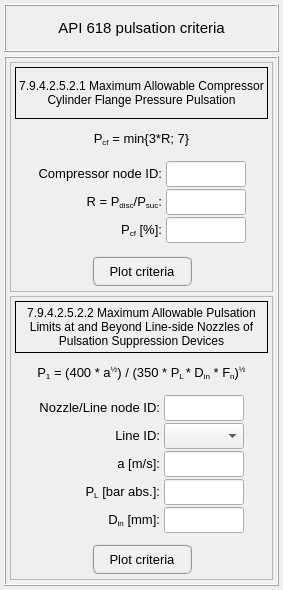
<?xml version="1.0" encoding="UTF-8"?>
<ui version="4.0">
 <class>Form</class>
 <widget class="QWidget" name="Form">
  <property name="geometry">
   <rect>
    <x>0</x>
    <y>0</y>
    <width>283</width>
    <height>590</height>
   </rect>
  </property>
  <property name="windowTitle">
   <string>Form</string>
  </property>
  <layout class="QGridLayout" name="gridLayout">
   <property name="leftMargin">
    <number>4</number>
   </property>
   <property name="topMargin">
    <number>4</number>
   </property>
   <property name="rightMargin">
    <number>4</number>
   </property>
   <property name="bottomMargin">
    <number>4</number>
   </property>
   <property name="verticalSpacing">
    <number>4</number>
   </property>
   <item row="0" column="0">
    <widget class="QFrame" name="frame_title">
     <property name="minimumSize">
      <size>
       <width>0</width>
       <height>48</height>
      </size>
     </property>
     <property name="maximumSize">
      <size>
       <width>16777215</width>
       <height>48</height>
      </size>
     </property>
     <property name="frameShape">
      <enum>QFrame::Box</enum>
     </property>
     <property name="frameShadow">
      <enum>QFrame::Raised</enum>
     </property>
     <layout class="QGridLayout" name="gridLayout_2">
      <item row="0" column="0">
       <widget class="QLabel" name="label">
        <property name="font">
         <font>
          <pointsize>11</pointsize>
          <weight>50</weight>
          <bold>false</bold>
         </font>
        </property>
        <property name="text">
         <string>API 618 pulsation criteria</string>
        </property>
        <property name="alignment">
         <set>Qt::AlignCenter</set>
        </property>
       </widget>
      </item>
     </layout>
    </widget>
   </item>
   <item row="1" column="0">
    <widget class="QFrame" name="frame_main">
     <property name="frameShape">
      <enum>QFrame::Box</enum>
     </property>
     <property name="frameShadow">
      <enum>QFrame::Raised</enum>
     </property>
     <layout class="QGridLayout" name="gridLayout_3">
      <property name="leftMargin">
       <number>4</number>
      </property>
      <property name="topMargin">
       <number>4</number>
      </property>
      <property name="rightMargin">
       <number>4</number>
      </property>
      <property name="bottomMargin">
       <number>4</number>
      </property>
      <property name="spacing">
       <number>4</number>
      </property>
      <item row="1" column="0">
       <widget class="QFrame" name="frame_14">
        <property name="frameShape">
         <enum>QFrame::StyledPanel</enum>
        </property>
        <property name="frameShadow">
         <enum>QFrame::Raised</enum>
        </property>
        <layout class="QGridLayout" name="gridLayout_9">
         <property name="leftMargin">
          <number>4</number>
         </property>
         <property name="topMargin">
          <number>4</number>
         </property>
         <property name="rightMargin">
          <number>4</number>
         </property>
         <property name="bottomMargin">
          <number>0</number>
         </property>
         <property name="spacing">
          <number>4</number>
         </property>
         <item row="1" column="0">
          <widget class="QFrame" name="frame_15">
           <property name="minimumSize">
            <size>
             <width>0</width>
             <height>32</height>
            </size>
           </property>
           <property name="maximumSize">
            <size>
             <width>16777215</width>
             <height>32</height>
            </size>
           </property>
           <property name="frameShape">
            <enum>QFrame::NoFrame</enum>
           </property>
           <property name="frameShadow">
            <enum>QFrame::Raised</enum>
           </property>
           <layout class="QGridLayout" name="gridLayout_10">
            <property name="leftMargin">
             <number>2</number>
            </property>
            <property name="topMargin">
             <number>2</number>
            </property>
            <property name="rightMargin">
             <number>2</number>
            </property>
            <property name="bottomMargin">
             <number>2</number>
            </property>
            <property name="spacing">
             <number>2</number>
            </property>
            <item row="0" column="1">
             <widget class="QLabel" name="label_10">
              <property name="font">
               <font>
                <pointsize>10</pointsize>
               </font>
              </property>
              <property name="text">
               <string>&lt;html&gt;&lt;head/&gt;&lt;body&gt;&lt;p&gt;P&lt;span style=&quot; vertical-align:sub;&quot;&gt;1&lt;/span&gt; = (400 * a&lt;span style=&quot; vertical-align:super;&quot;&gt;½&lt;/span&gt;) / (350 * P&lt;span style=&quot; vertical-align:sub;&quot;&gt;L &lt;/span&gt;* D&lt;span style=&quot; vertical-align:sub;&quot;&gt;in&lt;/span&gt; * F&lt;span style=&quot; vertical-align:sub;&quot;&gt;n&lt;/span&gt;)&lt;span style=&quot; vertical-align:super;&quot;&gt;½&lt;/span&gt;&lt;/p&gt;&lt;/body&gt;&lt;/html&gt;</string>
              </property>
              <property name="alignment">
               <set>Qt::AlignCenter</set>
              </property>
              <property name="wordWrap">
               <bool>false</bool>
              </property>
             </widget>
            </item>
            <item row="0" column="0">
             <widget class="QFrame" name="frame_16">
              <property name="frameShape">
               <enum>QFrame::NoFrame</enum>
              </property>
              <property name="frameShadow">
               <enum>QFrame::Raised</enum>
              </property>
             </widget>
            </item>
            <item row="0" column="2">
             <widget class="QFrame" name="frame_17">
              <property name="frameShape">
               <enum>QFrame::NoFrame</enum>
              </property>
              <property name="frameShadow">
               <enum>QFrame::Raised</enum>
              </property>
             </widget>
            </item>
           </layout>
          </widget>
         </item>
         <item row="2" column="0">
          <widget class="QFrame" name="frame_18">
           <property name="frameShape">
            <enum>QFrame::NoFrame</enum>
           </property>
           <property name="frameShadow">
            <enum>QFrame::Raised</enum>
           </property>
           <layout class="QGridLayout" name="gridLayout_11">
            <property name="leftMargin">
             <number>2</number>
            </property>
            <property name="topMargin">
             <number>2</number>
            </property>
            <property name="rightMargin">
             <number>2</number>
            </property>
            <property name="bottomMargin">
             <number>2</number>
            </property>
            <property name="horizontalSpacing">
             <number>4</number>
            </property>
            <property name="verticalSpacing">
             <number>2</number>
            </property>
            <item row="0" column="0">
             <widget class="QFrame" name="frame_4">
              <property name="frameShape">
               <enum>QFrame::NoFrame</enum>
              </property>
              <property name="frameShadow">
               <enum>QFrame::Raised</enum>
              </property>
             </widget>
            </item>
            <item row="0" column="3">
             <widget class="QFrame" name="frame_24">
              <property name="frameShape">
               <enum>QFrame::NoFrame</enum>
              </property>
              <property name="frameShadow">
               <enum>QFrame::Raised</enum>
              </property>
             </widget>
            </item>
            <item row="0" column="2">
             <widget class="QLineEdit" name="lineEdit_nozzle_id">
              <property name="minimumSize">
               <size>
                <width>80</width>
                <height>26</height>
               </size>
              </property>
              <property name="maximumSize">
               <size>
                <width>80</width>
                <height>26</height>
               </size>
              </property>
              <property name="font">
               <font>
                <pointsize>10</pointsize>
               </font>
              </property>
              <property name="alignment">
               <set>Qt::AlignCenter</set>
              </property>
             </widget>
            </item>
            <item row="1" column="1">
             <widget class="QLabel" name="label_11">
              <property name="font">
               <font>
                <pointsize>10</pointsize>
               </font>
              </property>
              <property name="text">
               <string>&lt;html&gt;&lt;head/&gt;&lt;body&gt;&lt;p&gt;Line ID:&lt;/p&gt;&lt;/body&gt;&lt;/html&gt;</string>
              </property>
              <property name="alignment">
               <set>Qt::AlignRight|Qt::AlignTrailing|Qt::AlignVCenter</set>
              </property>
             </widget>
            </item>
            <item row="0" column="1">
             <widget class="QLabel" name="label_15">
              <property name="font">
               <font>
                <pointsize>10</pointsize>
               </font>
              </property>
              <property name="text">
               <string>&lt;html&gt;&lt;head/&gt;&lt;body&gt;&lt;p&gt;Nozzle/Line node ID:&lt;/p&gt;&lt;/body&gt;&lt;/html&gt;</string>
              </property>
              <property name="alignment">
               <set>Qt::AlignRight|Qt::AlignTrailing|Qt::AlignVCenter</set>
              </property>
             </widget>
            </item>
            <item row="2" column="2">
             <widget class="QLineEdit" name="lineEdit_speed_of_sound">
              <property name="minimumSize">
               <size>
                <width>80</width>
                <height>26</height>
               </size>
              </property>
              <property name="maximumSize">
               <size>
                <width>80</width>
                <height>26</height>
               </size>
              </property>
              <property name="font">
               <font>
                <pointsize>10</pointsize>
               </font>
              </property>
              <property name="alignment">
               <set>Qt::AlignCenter</set>
              </property>
             </widget>
            </item>
            <item row="1" column="2">
             <widget class="QComboBox" name="comboBox_line_ids">
              <property name="minimumSize">
               <size>
                <width>80</width>
                <height>26</height>
               </size>
              </property>
              <property name="maximumSize">
               <size>
                <width>80</width>
                <height>26</height>
               </size>
              </property>
              <property name="font">
               <font>
                <pointsize>10</pointsize>
               </font>
              </property>
             </widget>
            </item>
            <item row="2" column="1">
             <widget class="QLabel" name="label_12">
              <property name="font">
               <font>
                <pointsize>10</pointsize>
               </font>
              </property>
              <property name="text">
               <string>&lt;html&gt;&lt;head/&gt;&lt;body&gt;&lt;p&gt;a [m/s]:&lt;/p&gt;&lt;/body&gt;&lt;/html&gt;</string>
              </property>
              <property name="alignment">
               <set>Qt::AlignRight|Qt::AlignTrailing|Qt::AlignVCenter</set>
              </property>
             </widget>
            </item>
            <item row="4" column="2">
             <widget class="QLineEdit" name="lineEdit_internal_diameter">
              <property name="minimumSize">
               <size>
                <width>80</width>
                <height>26</height>
               </size>
              </property>
              <property name="maximumSize">
               <size>
                <width>80</width>
                <height>26</height>
               </size>
              </property>
              <property name="font">
               <font>
                <pointsize>10</pointsize>
               </font>
              </property>
              <property name="alignment">
               <set>Qt::AlignCenter</set>
              </property>
             </widget>
            </item>
            <item row="4" column="1">
             <widget class="QLabel" name="label_13">
              <property name="font">
               <font>
                <pointsize>10</pointsize>
               </font>
              </property>
              <property name="text">
               <string>&lt;html&gt;&lt;head/&gt;&lt;body&gt;&lt;p&gt;D&lt;span style=&quot; vertical-align:sub;&quot;&gt;in&lt;/span&gt; [mm]:&lt;/p&gt;&lt;/body&gt;&lt;/html&gt;</string>
              </property>
              <property name="alignment">
               <set>Qt::AlignRight|Qt::AlignTrailing|Qt::AlignVCenter</set>
              </property>
             </widget>
            </item>
            <item row="3" column="1">
             <widget class="QLabel" name="label_14">
              <property name="font">
               <font>
                <pointsize>10</pointsize>
               </font>
              </property>
              <property name="text">
               <string>&lt;html&gt;&lt;head/&gt;&lt;body&gt;&lt;p&gt;P&lt;span style=&quot; vertical-align:sub;&quot;&gt;L&lt;/span&gt; [bar abs.]:&lt;/p&gt;&lt;/body&gt;&lt;/html&gt;</string>
              </property>
              <property name="alignment">
               <set>Qt::AlignRight|Qt::AlignTrailing|Qt::AlignVCenter</set>
              </property>
             </widget>
            </item>
            <item row="3" column="2">
             <widget class="QLineEdit" name="lineEdit_line_pressure">
              <property name="minimumSize">
               <size>
                <width>80</width>
                <height>26</height>
               </size>
              </property>
              <property name="maximumSize">
               <size>
                <width>80</width>
                <height>26</height>
               </size>
              </property>
              <property name="font">
               <font>
                <pointsize>10</pointsize>
               </font>
              </property>
              <property name="alignment">
               <set>Qt::AlignCenter</set>
              </property>
             </widget>
            </item>
           </layout>
          </widget>
         </item>
         <item row="3" column="0">
          <widget class="QFrame" name="frame_21">
           <property name="maximumSize">
            <size>
             <width>16777215</width>
             <height>40</height>
            </size>
           </property>
           <property name="frameShape">
            <enum>QFrame::NoFrame</enum>
           </property>
           <property name="frameShadow">
            <enum>QFrame::Raised</enum>
           </property>
           <layout class="QGridLayout" name="gridLayout_12">
            <property name="leftMargin">
             <number>2</number>
            </property>
            <property name="topMargin">
             <number>2</number>
            </property>
            <property name="rightMargin">
             <number>2</number>
            </property>
            <property name="bottomMargin">
             <number>2</number>
            </property>
            <property name="spacing">
             <number>2</number>
            </property>
            <item row="0" column="1">
             <widget class="QPushButton" name="pushButton_plot_filtered_criteria">
              <property name="minimumSize">
               <size>
                <width>100</width>
                <height>30</height>
               </size>
              </property>
              <property name="maximumSize">
               <size>
                <width>100</width>
                <height>30</height>
               </size>
              </property>
              <property name="font">
               <font>
                <family>MS Shell Dlg 2</family>
                <pointsize>10</pointsize>
                <weight>9</weight>
                <italic>false</italic>
                <bold>false</bold>
               </font>
              </property>
              <property name="styleSheet">
               <string notr="true">QPushButton{border-radius: 6px; border-color: rgb(150, 150, 150); border-style: ridge; border-width: 2px; color: rgb(0, 0, 0); background-color: rgb(240, 240, 240); font: 75 10pt &quot;MS Shell Dlg 2&quot;}
QPushButton:hover{border-radius: 6px; border-color: rgb(0, 170, 255); border-style: ridge; border-width: 2px; color: rgb(0, 0, 0); background-color: rgba(174, 213, 255, 100); font: 75 10pt &quot;MS Shell Dlg 2&quot;}
QPushButton:pressed{border-radius: 6px; border-color: rgb(0, 170, 255); border-style: ridge; border-width: 3px; color: rgb(0, 0, 0); background-color: rgb(174, 213, 255); font: 75 10pt &quot;MS Shell Dlg 2&quot;}
QPushButton:disabled{border-radius: 6px; border-color: rgb(150, 150, 150); border-style: ridge; border-width: 3px; color: rgb(150, 150, 150); background-color: rgb(220, 220, 220); font: 75 10pt &quot;MS Shell Dlg 2&quot;}</string>
              </property>
              <property name="text">
               <string>Plot criteria</string>
              </property>
              <property name="flat">
               <bool>false</bool>
              </property>
             </widget>
            </item>
            <item row="0" column="0">
             <widget class="QFrame" name="frame_22">
              <property name="frameShape">
               <enum>QFrame::NoFrame</enum>
              </property>
              <property name="frameShadow">
               <enum>QFrame::Raised</enum>
              </property>
             </widget>
            </item>
            <item row="0" column="2">
             <widget class="QFrame" name="frame_23">
              <property name="frameShape">
               <enum>QFrame::NoFrame</enum>
              </property>
              <property name="frameShadow">
               <enum>QFrame::Raised</enum>
              </property>
             </widget>
            </item>
           </layout>
          </widget>
         </item>
         <item row="0" column="0">
          <widget class="QLabel" name="label_second_criteria">
           <property name="minimumSize">
            <size>
             <width>0</width>
             <height>40</height>
            </size>
           </property>
           <property name="maximumSize">
            <size>
             <width>16777215</width>
             <height>52</height>
            </size>
           </property>
           <property name="font">
            <font>
             <pointsize>9</pointsize>
             <weight>50</weight>
             <bold>false</bold>
            </font>
           </property>
           <property name="frameShape">
            <enum>QFrame::Box</enum>
           </property>
           <property name="text">
            <string>7.9.4.2.5.2.2 Maximum Allowable Pulsation Limits at and Beyond Line-side Nozzles of Pulsation Suppression Devices</string>
           </property>
           <property name="alignment">
            <set>Qt::AlignCenter</set>
           </property>
           <property name="wordWrap">
            <bool>true</bool>
           </property>
           <property name="margin">
            <number>6</number>
           </property>
          </widget>
         </item>
        </layout>
       </widget>
      </item>
      <item row="0" column="0">
       <widget class="QFrame" name="frame_3">
        <property name="maximumSize">
         <size>
          <width>16777215</width>
          <height>230</height>
         </size>
        </property>
        <property name="frameShape">
         <enum>QFrame::StyledPanel</enum>
        </property>
        <property name="frameShadow">
         <enum>QFrame::Raised</enum>
        </property>
        <layout class="QGridLayout" name="gridLayout_8">
         <property name="leftMargin">
          <number>4</number>
         </property>
         <property name="topMargin">
          <number>4</number>
         </property>
         <property name="rightMargin">
          <number>4</number>
         </property>
         <property name="bottomMargin">
          <number>0</number>
         </property>
         <property name="spacing">
          <number>4</number>
         </property>
         <item row="0" column="0">
          <widget class="QLabel" name="label_first_criteria">
           <property name="minimumSize">
            <size>
             <width>0</width>
             <height>40</height>
            </size>
           </property>
           <property name="maximumSize">
            <size>
             <width>16777215</width>
             <height>52</height>
            </size>
           </property>
           <property name="font">
            <font>
             <pointsize>9</pointsize>
             <weight>50</weight>
             <bold>false</bold>
            </font>
           </property>
           <property name="frameShape">
            <enum>QFrame::Box</enum>
           </property>
           <property name="text">
            <string>7.9.4.2.5.2.1 Maximum Allowable Compressor Cylinder Flange Pressure Pulsation</string>
           </property>
           <property name="alignment">
            <set>Qt::AlignCenter</set>
           </property>
           <property name="wordWrap">
            <bool>true</bool>
           </property>
           <property name="margin">
            <number>6</number>
           </property>
          </widget>
         </item>
         <item row="1" column="0">
          <widget class="QFrame" name="frame_11">
           <property name="minimumSize">
            <size>
             <width>0</width>
             <height>32</height>
            </size>
           </property>
           <property name="maximumSize">
            <size>
             <width>16777215</width>
             <height>32</height>
            </size>
           </property>
           <property name="frameShape">
            <enum>QFrame::NoFrame</enum>
           </property>
           <property name="frameShadow">
            <enum>QFrame::Raised</enum>
           </property>
           <layout class="QGridLayout" name="gridLayout_7">
            <property name="leftMargin">
             <number>2</number>
            </property>
            <property name="topMargin">
             <number>2</number>
            </property>
            <property name="rightMargin">
             <number>2</number>
            </property>
            <property name="bottomMargin">
             <number>2</number>
            </property>
            <property name="spacing">
             <number>2</number>
            </property>
            <item row="0" column="1">
             <widget class="QLabel" name="label_4">
              <property name="font">
               <font>
                <pointsize>10</pointsize>
               </font>
              </property>
              <property name="text">
               <string>&lt;html&gt;&lt;head/&gt;&lt;body&gt;&lt;p&gt;P&lt;span style=&quot; vertical-align:sub;&quot;&gt;cf&lt;/span&gt; = min{3*R; 7}&lt;/p&gt;&lt;/body&gt;&lt;/html&gt;</string>
              </property>
              <property name="alignment">
               <set>Qt::AlignCenter</set>
              </property>
              <property name="wordWrap">
               <bool>true</bool>
              </property>
             </widget>
            </item>
            <item row="0" column="0">
             <widget class="QFrame" name="frame_12">
              <property name="frameShape">
               <enum>QFrame::NoFrame</enum>
              </property>
              <property name="frameShadow">
               <enum>QFrame::Raised</enum>
              </property>
             </widget>
            </item>
            <item row="0" column="2">
             <widget class="QFrame" name="frame_13">
              <property name="frameShape">
               <enum>QFrame::NoFrame</enum>
              </property>
              <property name="frameShadow">
               <enum>QFrame::Raised</enum>
              </property>
             </widget>
            </item>
           </layout>
          </widget>
         </item>
         <item row="2" column="0">
          <widget class="QFrame" name="frame_5">
           <property name="frameShape">
            <enum>QFrame::NoFrame</enum>
           </property>
           <property name="frameShadow">
            <enum>QFrame::Raised</enum>
           </property>
           <layout class="QGridLayout" name="gridLayout_4">
            <property name="leftMargin">
             <number>2</number>
            </property>
            <property name="topMargin">
             <number>2</number>
            </property>
            <property name="rightMargin">
             <number>2</number>
            </property>
            <property name="bottomMargin">
             <number>2</number>
            </property>
            <property name="horizontalSpacing">
             <number>4</number>
            </property>
            <property name="verticalSpacing">
             <number>2</number>
            </property>
            <item row="0" column="1">
             <widget class="QLabel" name="label_8">
              <property name="font">
               <font>
                <pointsize>10</pointsize>
               </font>
              </property>
              <property name="text">
               <string>&lt;html&gt;&lt;head/&gt;&lt;body&gt;&lt;p&gt;Compressor node ID:&lt;/p&gt;&lt;/body&gt;&lt;/html&gt;</string>
              </property>
              <property name="alignment">
               <set>Qt::AlignRight|Qt::AlignTrailing|Qt::AlignVCenter</set>
              </property>
             </widget>
            </item>
            <item row="2" column="1">
             <widget class="QLabel" name="label_7">
              <property name="font">
               <font>
                <pointsize>10</pointsize>
               </font>
              </property>
              <property name="text">
               <string>&lt;html&gt;&lt;head/&gt;&lt;body&gt;&lt;p&gt;P&lt;span style=&quot; vertical-align:sub;&quot;&gt;cf&lt;/span&gt; [%]:&lt;/p&gt;&lt;/body&gt;&lt;/html&gt;</string>
              </property>
              <property name="alignment">
               <set>Qt::AlignRight|Qt::AlignTrailing|Qt::AlignVCenter</set>
              </property>
             </widget>
            </item>
            <item row="0" column="2">
             <widget class="QLineEdit" name="lineEdit_compressor_node_id">
              <property name="minimumSize">
               <size>
                <width>80</width>
                <height>26</height>
               </size>
              </property>
              <property name="maximumSize">
               <size>
                <width>80</width>
                <height>26</height>
               </size>
              </property>
              <property name="font">
               <font>
                <pointsize>10</pointsize>
               </font>
              </property>
              <property name="alignment">
               <set>Qt::AlignCenter</set>
              </property>
             </widget>
            </item>
            <item row="2" column="2">
             <widget class="QLineEdit" name="lineEdit_unfiltered_criteria">
              <property name="minimumSize">
               <size>
                <width>80</width>
                <height>26</height>
               </size>
              </property>
              <property name="maximumSize">
               <size>
                <width>80</width>
                <height>26</height>
               </size>
              </property>
              <property name="font">
               <font>
                <pointsize>10</pointsize>
               </font>
              </property>
              <property name="alignment">
               <set>Qt::AlignCenter</set>
              </property>
             </widget>
            </item>
            <item row="1" column="1">
             <widget class="QLabel" name="label_5">
              <property name="font">
               <font>
                <pointsize>10</pointsize>
               </font>
              </property>
              <property name="text">
               <string>&lt;html&gt;&lt;head/&gt;&lt;body&gt;&lt;p&gt;R = P&lt;span style=&quot; vertical-align:sub;&quot;&gt;disc&lt;/span&gt;/P&lt;span style=&quot; vertical-align:sub;&quot;&gt;suc&lt;/span&gt;:&lt;/p&gt;&lt;/body&gt;&lt;/html&gt;</string>
              </property>
              <property name="alignment">
               <set>Qt::AlignRight|Qt::AlignTrailing|Qt::AlignVCenter</set>
              </property>
             </widget>
            </item>
            <item row="1" column="2">
             <widget class="QLineEdit" name="lineEdit_pressure_ratio">
              <property name="minimumSize">
               <size>
                <width>80</width>
                <height>26</height>
               </size>
              </property>
              <property name="maximumSize">
               <size>
                <width>80</width>
                <height>26</height>
               </size>
              </property>
              <property name="font">
               <font>
                <pointsize>10</pointsize>
               </font>
              </property>
              <property name="alignment">
               <set>Qt::AlignCenter</set>
              </property>
             </widget>
            </item>
            <item row="0" column="0">
             <widget class="QFrame" name="frame_7">
              <property name="frameShape">
               <enum>QFrame::NoFrame</enum>
              </property>
              <property name="frameShadow">
               <enum>QFrame::Raised</enum>
              </property>
             </widget>
            </item>
            <item row="0" column="3">
             <widget class="QFrame" name="frame_8">
              <property name="frameShape">
               <enum>QFrame::NoFrame</enum>
              </property>
              <property name="frameShadow">
               <enum>QFrame::Raised</enum>
              </property>
             </widget>
            </item>
           </layout>
          </widget>
         </item>
         <item row="3" column="0">
          <widget class="QFrame" name="frame_6">
           <property name="maximumSize">
            <size>
             <width>16777215</width>
             <height>40</height>
            </size>
           </property>
           <property name="frameShape">
            <enum>QFrame::NoFrame</enum>
           </property>
           <property name="frameShadow">
            <enum>QFrame::Raised</enum>
           </property>
           <layout class="QGridLayout" name="gridLayout_6">
            <property name="leftMargin">
             <number>2</number>
            </property>
            <property name="topMargin">
             <number>2</number>
            </property>
            <property name="rightMargin">
             <number>2</number>
            </property>
            <property name="bottomMargin">
             <number>2</number>
            </property>
            <property name="spacing">
             <number>2</number>
            </property>
            <item row="0" column="1">
             <widget class="QPushButton" name="pushButton_plot_unfiltered_criteria">
              <property name="minimumSize">
               <size>
                <width>100</width>
                <height>30</height>
               </size>
              </property>
              <property name="maximumSize">
               <size>
                <width>100</width>
                <height>30</height>
               </size>
              </property>
              <property name="font">
               <font>
                <family>MS Shell Dlg 2</family>
                <pointsize>10</pointsize>
                <weight>9</weight>
                <italic>false</italic>
                <bold>false</bold>
               </font>
              </property>
              <property name="styleSheet">
               <string notr="true">QPushButton{border-radius: 6px; border-color: rgb(150, 150, 150); border-style: ridge; border-width: 2px; color: rgb(0, 0, 0); background-color: rgb(240, 240, 240); font: 75 10pt &quot;MS Shell Dlg 2&quot;}
QPushButton:hover{border-radius: 6px; border-color: rgb(0, 170, 255); border-style: ridge; border-width: 2px; color: rgb(0, 0, 0); background-color: rgba(174, 213, 255, 100); font: 75 10pt &quot;MS Shell Dlg 2&quot;}
QPushButton:pressed{border-radius: 6px; border-color: rgb(0, 170, 255); border-style: ridge; border-width: 3px; color: rgb(0, 0, 0); background-color: rgb(174, 213, 255); font: 75 10pt &quot;MS Shell Dlg 2&quot;}
QPushButton:disabled{border-radius: 6px; border-color: rgb(150, 150, 150); border-style: ridge; border-width: 3px; color: rgb(150, 150, 150); background-color: rgb(220, 220, 220); font: 75 10pt &quot;MS Shell Dlg 2&quot;}</string>
              </property>
              <property name="text">
               <string>Plot criteria</string>
              </property>
              <property name="flat">
               <bool>false</bool>
              </property>
             </widget>
            </item>
            <item row="0" column="0">
             <widget class="QFrame" name="frame_9">
              <property name="frameShape">
               <enum>QFrame::NoFrame</enum>
              </property>
              <property name="frameShadow">
               <enum>QFrame::Raised</enum>
              </property>
             </widget>
            </item>
            <item row="0" column="2">
             <widget class="QFrame" name="frame_10">
              <property name="frameShape">
               <enum>QFrame::NoFrame</enum>
              </property>
              <property name="frameShadow">
               <enum>QFrame::Raised</enum>
              </property>
             </widget>
            </item>
           </layout>
          </widget>
         </item>
        </layout>
       </widget>
      </item>
     </layout>
    </widget>
   </item>
  </layout>
 </widget>
 <resources/>
 <connections/>
</ui>
